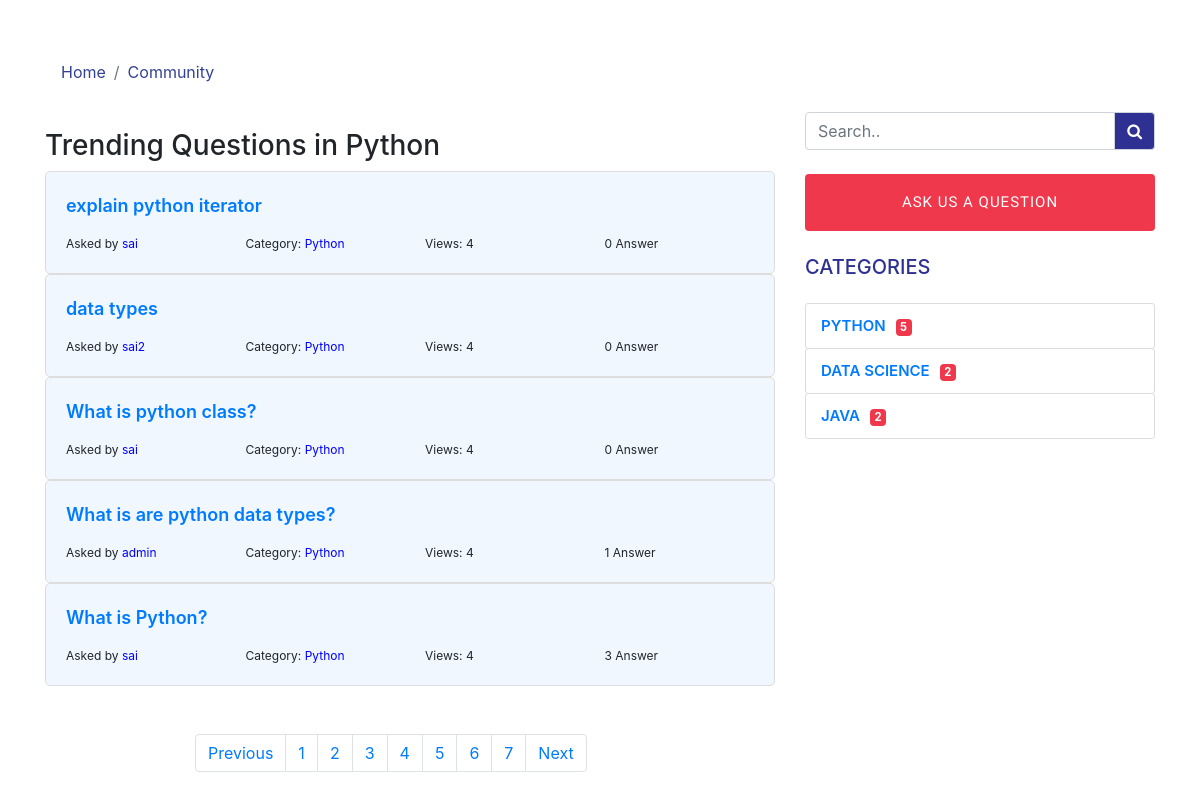
The page /category/python/ on the database its author committed.
### communityapp/models.py (models this page shows, shortened)
class Category(models.Model):
	category = models.CharField(max_length = 200)
	slug = models.SlugField()
	def __str__(self):
		return self.category
	class Meta:
		verbose_name_plural = 'Category'

class Question(models.Model):
	user = models.ForeignKey(MyUser, on_delete = models.CASCADE)
	question = models.CharField(max_length = 500, blank = True)
	description  = models.TextField(max_length = 5000, blank = True)
	category = models.ForeignKey(Category, on_delete = models.CASCADE)
	created = models.DateTimeField(auto_now = True, blank = True, null = True)
	userlabel = models.CharField(max_length = 50, default="Newcommer") # Begginer Expert Newcomer
	answerlabel = models.CharField(max_length=50,blank = True) #Best Answer
	upvote = models.IntegerField(default="0")
	downvote = models.IntegerField(default="0")
	slug = models.SlugField(blank=True,null=True)

### authentication/models.py (models this page shows, shortened)
class MyUser(AbstractUser):
    college = models.CharField(max_length = 100)
    branch = models.CharField(max_length = 100)
    mobile = PhoneNumberField()
    display_pic = models.ImageField(upload_to = '', default = 'python.jpg')
    slug = models.SlugField(default = '')
    class Meta:
        verbose_name = "Codegnan User"
        verbose_name_plural = "Codegnan Users"

### communityapp/views.py (the view)
# urls.py: path('category/<slug:slug>/', categorydetail, name = 'category-detail'),
def categorydetail(request,slug):
	category = Category.objects.all()
	filtercategory = Category.objects.get(slug = slug)
	question_list = filtercategory.question_set.all()[::-1]
	return render(request, 'category-filter.html',{'question_list':question_list, 'filtercategory':filtercategory, 'category':category})

### communityapp/forms.py
class QuestionForm(forms.ModelForm):
	class Meta:
		model = Question
		fields = ['question','description']

### communityapp/context_processors.py (called while the page is built)
def basefile(request):
	category = Category.objects.all()
	form = QuestionForm(request.POST)
	return {'category':category, 'form':form}

### communityapp/templates/category-filter.html
{% extends 'base.html' %}
{% load static %}
{% block content %}
<body>
  <section class="container">
    <div class="row">
      <div class="col-md-8">
        <div class="">
        <div class="col">
      </div>
      <h1 class="communityhead pt-3">Trending Questions in {{ filtercategory.category }}</h1>
      </div>
      <div class=" mt-2">
    {% for i in question_list %}
       <div class="communityborder relatedbgcolor">
       <a href="{% url 'communityapp:question-detail' i.slug %}"><p class="relatedquestion">{{i.question}}</p></a>
       <div class="row smallhead">
        <div class="col">
          Asked by <span class="namecolor">{{ i.user.username }}</span>
        </div>
         <div class="col">
          Category: <span class="namecolor">{{ i.category }}</span>
        </div>
         <div class="col">
          Views: 4
        </div>
         <div class="col">
          {{ i.answer_set.all.count }} Answer
        </div>
       </div>
     </div>
          {% endfor %}
     </div>
     <div class="mt-5 mb-5 paginationpadding">
     <nav aria-label="Page navigation example">
  <ul class="pagination">
    <li class="page-item"><a class="page-link" href="#">Previous</a></li>
    <li class="page-item"><a class="page-link" href="#">1</a></li>
    <li class="page-item"><a class="page-link" href="#">2</a></li>
    <li class="page-item"><a class="page-link" href="#">3</a></li>
      <li class="page-item"><a class="page-link" href="#">4</a></li>
        <li class="page-item"><a class="page-link" href="#">5</a></li>
          <li class="page-item"><a class="page-link" href="#">6</a></li>
            <li class="page-item"><a class="page-link" href="#">7</a></li>
    <li class="page-item"><a class="page-link" href="#">Next</a></li>
  </ul>
</nav>
</div>
</div>
      <div class="col-md-4">
       <form action="">
          <div class="input-group mt-5 mt-md-0">
            <input type="search" class="form-control" placeholder="Search.." aria-label="Search" />
            <div class="input-group-append">
              <span class="input-group-text communitysearch">
                <i class="fa fa-search"></i>
              </span>
            </div>
          </div>
        </form>
      <a href="#"><button class="btn questionbtnbig btn-block my-4 p-3">Ask us a question</button></a>
<div class="mt-4">
 <h2 class="communitysidehead text-uppercase">Categories</h2>
 <ul class="communitycategories catname pt-3">
   {% for i in category %}
    <a href="{% url 'communityapp:category-detail' i.slug %}"><li> {{ i.category }}<span class="badge badgenumber">{{ i.question_set.all.count }}</span></li></a>
      {% endfor %}
  </ul>
    </div>
  </div>
  </section>
</body>
{% endblock %}

### static/sass/community.css (style rules this page uses)
html { scroll-behavior: smooth; scroll-padding-top: 220px; }
.questionbtnbig { font-family: "Sora", sans-serif; letter-spacing: 1px; text-transform: uppercase; background-color: #EF384B; color: white; font-size: 15px !important; }
p { font-size: 18px; }
.smallhead { font-size: 12px; }
.communityhead { font-size: 28px; }
.communityborder { border:1px solid #dddddd; padding: 20px; border-radius: 5px; }
.namecolor { color: blue; }
.catname li { position: relative; display: block; padding: 10px 15px; margin-bottom: -1px; background-color: #ffffff; border: 1px solid #dddddd; border-radius: 3px; line-height: 24px; font-size: 15px; }
ul { padding-inline-start: 0px !important; }
.communitysearch { background-color:#2e3192 !important; color: white; }
.fa-search { color: white !important; }
.communitysidehead { font-size: 20px; color: #2e3192; }
.communitycategories { font-weight: 600; text-transform: uppercase; }
.badgenumber { background-color:#EF384B; color:white; margin-left: 10px; }
.relatedbgcolor { background-color: rgb(226 240 255 / 50%); }
a { text-decoration: none !important; }
.relatedquestion { font-weight: 600; }
.paginationpadding { margin-left: 150px; margin-right: 150px; }

### rows shown on the page
Category: category "Python", category "PYTHON", question_set.all.count "5"
Question: question "explain python iterator", user.username "sai", category "Python", answer_set.all.count "0"
Question: question "data types", user.username "sai2", category "Python", answer_set.all.count "0"
Question: question "What is python class?", user.username "sai", category "Python", answer_set.all.count "0"
Question: question "What is are python data types?", user.username "admin", category "Python", answer_set.all.count "1"
Question: question "What is Python?", user.username "sai", category "Python", answer_set.all.count "3"
Category: category "DATA SCIENCE", question_set.all.count "2"
Category: category "JAVA", question_set.all.count "2"
